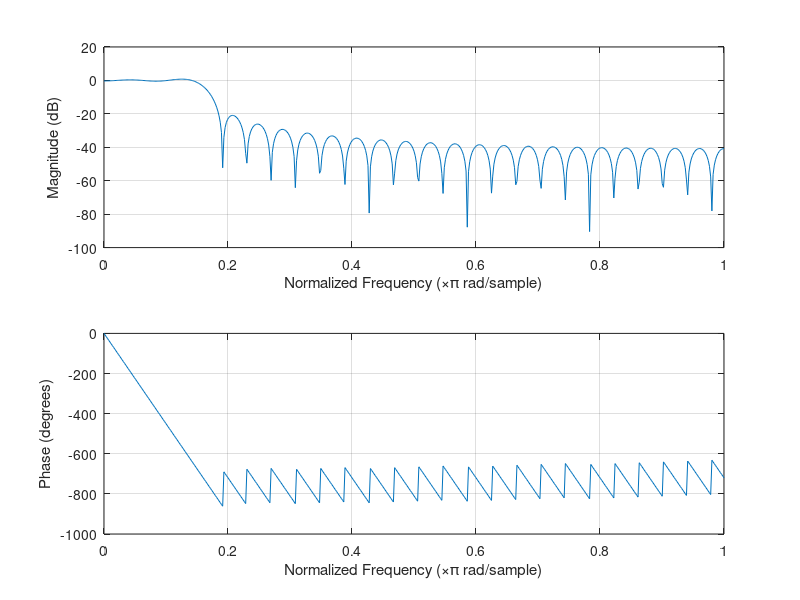

This figure's MATLAB source:
hn=[];
for i=0:50
    if i==25
        hn=[hn,1/6];
    else
        hn=[hn,sin(pi*(i-25)/6)/(pi*(i-25))];
    end
end
freqz(hn);